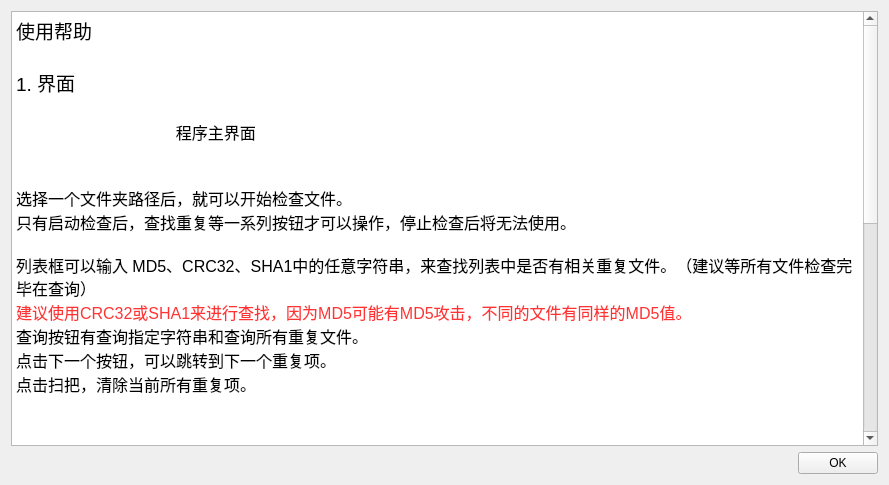
<?xml version="1.0" encoding="UTF-8"?>
<ui version="4.0">
 <class>Help</class>
 <widget class="QWidget" name="Help">
  <property name="geometry">
   <rect>
    <x>0</x>
    <y>0</y>
    <width>889</width>
    <height>485</height>
   </rect>
  </property>
  <property name="windowTitle">
   <string>Form</string>
  </property>
  <layout class="QGridLayout" name="gridLayout">
   <item row="0" column="0">
    <layout class="QVBoxLayout" name="verticalLayout">
     <item>
      <widget class="QTextEdit" name="textEdit">
       <property name="readOnly">
        <bool>true</bool>
       </property>
       <property name="html">
        <string>&lt;!DOCTYPE HTML PUBLIC &quot;-//W3C//DTD HTML 4.0//EN&quot; &quot;http://www.w3.org/TR/REC-html40/strict.dtd&quot;&gt;
&lt;html&gt;&lt;head&gt;&lt;meta name=&quot;qrichtext&quot; content=&quot;1&quot; /&gt;&lt;style type=&quot;text/css&quot;&gt;
p, li { white-space: pre-wrap; }
&lt;/style&gt;&lt;/head&gt;&lt;body style=&quot; font-family:'SimSun'; font-size:9pt; font-weight:400; font-style:normal;&quot;&gt;
&lt;p style=&quot; margin-top:0px; margin-bottom:0px; margin-left:0px; margin-right:0px; -qt-block-indent:0; text-indent:0px;&quot;&gt;&lt;span style=&quot; font-size:14pt;&quot;&gt;使用帮助&lt;/span&gt;&lt;/p&gt;
&lt;p style=&quot;-qt-paragraph-type:empty; margin-top:0px; margin-bottom:0px; margin-left:0px; margin-right:0px; -qt-block-indent:0; text-indent:0px; font-size:14pt;&quot;&gt;&lt;br /&gt;&lt;/p&gt;
&lt;p style=&quot; margin-top:0px; margin-bottom:0px; margin-left:0px; margin-right:0px; -qt-block-indent:0; text-indent:0px;&quot;&gt;&lt;span style=&quot; font-size:14pt;&quot;&gt;1. 界面&lt;/span&gt;&lt;/p&gt;
&lt;p style=&quot;-qt-paragraph-type:empty; margin-top:0px; margin-bottom:0px; margin-left:0px; margin-right:0px; -qt-block-indent:0; text-indent:0px; font-size:14pt;&quot;&gt;&lt;br /&gt;&lt;/p&gt;
&lt;p style=&quot; margin-top:0px; margin-bottom:0px; margin-left:0px; margin-right:0px; -qt-block-indent:0; text-indent:0px;&quot;&gt;&lt;span style=&quot; font-size:12pt;&quot;&gt;                                    程序主界面&lt;/span&gt;&lt;/p&gt;
&lt;p style=&quot; margin-top:0px; margin-bottom:0px; margin-left:0px; margin-right:0px; -qt-block-indent:0; text-indent:0px;&quot;&gt;&lt;img src=&quot;:/help/image/help/MainNoData.png&quot; /&gt;&lt;/p&gt;
&lt;p style=&quot;-qt-paragraph-type:empty; margin-top:0px; margin-bottom:0px; margin-left:0px; margin-right:0px; -qt-block-indent:0; text-indent:0px;&quot;&gt;&lt;br /&gt;&lt;/p&gt;
&lt;p style=&quot;-qt-paragraph-type:empty; margin-top:0px; margin-bottom:0px; margin-left:0px; margin-right:0px; -qt-block-indent:0; text-indent:0px;&quot;&gt;&lt;br /&gt;&lt;/p&gt;
&lt;p style=&quot; margin-top:0px; margin-bottom:0px; margin-left:0px; margin-right:0px; -qt-block-indent:0; text-indent:0px;&quot;&gt;&lt;span style=&quot; font-size:12pt;&quot;&gt;选择一个文件夹路径后，就可以开始检查文件。&lt;/span&gt;&lt;/p&gt;
&lt;p style=&quot; margin-top:0px; margin-bottom:0px; margin-left:0px; margin-right:0px; -qt-block-indent:0; text-indent:0px;&quot;&gt;&lt;img src=&quot;:/help/image/help/MainData.png&quot; /&gt;&lt;/p&gt;
&lt;p style=&quot; margin-top:0px; margin-bottom:0px; margin-left:0px; margin-right:0px; -qt-block-indent:0; text-indent:0px;&quot;&gt;&lt;span style=&quot; font-size:12pt;&quot;&gt;只有启动检查后，查找重复等一系列按钮才可以操作，停止检查后将无法使用。&lt;/span&gt;&lt;/p&gt;
&lt;p style=&quot;-qt-paragraph-type:empty; margin-top:0px; margin-bottom:0px; margin-left:0px; margin-right:0px; -qt-block-indent:0; text-indent:0px; font-size:12pt;&quot;&gt;&lt;br /&gt;&lt;/p&gt;
&lt;p style=&quot; margin-top:0px; margin-bottom:0px; margin-left:0px; margin-right:0px; -qt-block-indent:0; text-indent:0px;&quot;&gt;&lt;span style=&quot; font-size:12pt;&quot;&gt;列表框可以输入 MD5、CRC32、SHA1中的任意字符串，来查找列表中是否有相关重复文件。（建议等所有文件检查完毕在查询）&lt;/span&gt;&lt;/p&gt;
&lt;p style=&quot; margin-top:0px; margin-bottom:0px; margin-left:0px; margin-right:0px; -qt-block-indent:0; text-indent:0px;&quot;&gt;&lt;span style=&quot; font-size:12pt; color:#ff3333;&quot;&gt;建议使用CRC32或SHA1来进行查找，因为MD5可能有MD5攻击，不同的文件有同样的MD5值。&lt;/span&gt;&lt;/p&gt;
&lt;p style=&quot; margin-top:0px; margin-bottom:0px; margin-left:0px; margin-right:0px; -qt-block-indent:0; text-indent:0px;&quot;&gt;&lt;span style=&quot; font-size:12pt;&quot;&gt;查询按钮有查询指定字符串和查询所有重复文件。&lt;/span&gt;&lt;/p&gt;
&lt;p style=&quot; margin-top:0px; margin-bottom:0px; margin-left:0px; margin-right:0px; -qt-block-indent:0; text-indent:0px;&quot;&gt;&lt;span style=&quot; font-size:12pt;&quot;&gt;点击下一个按钮，可以跳转到下一个重复项。&lt;/span&gt;&lt;/p&gt;
&lt;p style=&quot; margin-top:0px; margin-bottom:0px; margin-left:0px; margin-right:0px; -qt-block-indent:0; text-indent:0px;&quot;&gt;&lt;span style=&quot; font-size:12pt;&quot;&gt;点击扫把，清除当前所有重复项。&lt;/span&gt;&lt;/p&gt;
&lt;p style=&quot; margin-top:0px; margin-bottom:0px; margin-left:0px; margin-right:0px; -qt-block-indent:0; text-indent:0px;&quot;&gt;&lt;img src=&quot;:/help/image/help/MainFIndRepeat.png&quot; /&gt;&lt;/p&gt;
&lt;p style=&quot;-qt-paragraph-type:empty; margin-top:0px; margin-bottom:0px; margin-left:0px; margin-right:0px; -qt-block-indent:0; text-indent:0px;&quot;&gt;&lt;br /&gt;&lt;/p&gt;
&lt;p style=&quot;-qt-paragraph-type:empty; margin-top:0px; margin-bottom:0px; margin-left:0px; margin-right:0px; -qt-block-indent:0; text-indent:0px; font-size:12pt; color:#ff3333;&quot;&gt;&lt;br /&gt;&lt;/p&gt;
&lt;p style=&quot; margin-top:0px; margin-bottom:0px; margin-left:0px; margin-right:0px; -qt-block-indent:0; text-indent:0px;&quot;&gt;&lt;span style=&quot; font-size:12pt;&quot;&gt;删除文件时，会有相关弹窗确认。&lt;/span&gt;&lt;/p&gt;
&lt;p style=&quot; margin-top:0px; margin-bottom:0px; margin-left:0px; margin-right:0px; -qt-block-indent:0; text-indent:0px;&quot;&gt;&lt;img src=&quot;:/help/image/help/MainDelFile.png&quot; /&gt;&lt;/p&gt;
&lt;p style=&quot;-qt-paragraph-type:empty; margin-top:0px; margin-bottom:0px; margin-left:0px; margin-right:0px; -qt-block-indent:0; text-indent:0px;&quot;&gt;&lt;br /&gt;&lt;/p&gt;
&lt;p style=&quot;-qt-paragraph-type:empty; margin-top:0px; margin-bottom:0px; margin-left:0px; margin-right:0px; -qt-block-indent:0; text-indent:0px;&quot;&gt;&lt;br /&gt;&lt;/p&gt;
&lt;p style=&quot; margin-top:0px; margin-bottom:0px; margin-left:0px; margin-right:0px; -qt-block-indent:0; text-indent:0px;&quot;&gt;&lt;span style=&quot; font-size:12pt;&quot;&gt;停止检查后，查找重复项将无法使用。&lt;/span&gt;&lt;/p&gt;
&lt;p style=&quot; margin-top:0px; margin-bottom:0px; margin-left:0px; margin-right:0px; -qt-block-indent:0; text-indent:0px;&quot;&gt;&lt;img src=&quot;:/help/image/help/MainStopCheck.png&quot; /&gt;&lt;/p&gt;
&lt;p style=&quot;-qt-paragraph-type:empty; margin-top:0px; margin-bottom:0px; margin-left:0px; margin-right:0px; -qt-block-indent:0; text-indent:0px;&quot;&gt;&lt;br /&gt;&lt;/p&gt;
&lt;p style=&quot;-qt-paragraph-type:empty; margin-top:0px; margin-bottom:0px; margin-left:0px; margin-right:0px; -qt-block-indent:0; text-indent:0px;&quot;&gt;&lt;br /&gt;&lt;/p&gt;
&lt;p style=&quot;-qt-paragraph-type:empty; margin-top:0px; margin-bottom:0px; margin-left:0px; margin-right:0px; -qt-block-indent:0; text-indent:0px;&quot;&gt;&lt;br /&gt;&lt;/p&gt;
&lt;p style=&quot; margin-top:0px; margin-bottom:0px; margin-left:0px; margin-right:0px; -qt-block-indent:0; text-indent:0px;&quot;&gt;&lt;span style=&quot; font-size:14pt;&quot;&gt;设置界面&lt;/span&gt;&lt;/p&gt;
&lt;p style=&quot;-qt-paragraph-type:empty; margin-top:0px; margin-bottom:0px; margin-left:0px; margin-right:0px; -qt-block-indent:0; text-indent:0px; font-size:14pt;&quot;&gt;&lt;br /&gt;&lt;/p&gt;
&lt;p style=&quot; margin-top:0px; margin-bottom:0px; margin-left:0px; margin-right:0px; -qt-block-indent:0; text-indent:0px;&quot;&gt;&lt;span style=&quot; font-size:12pt;&quot;&gt;设置界面提供设置效验文件时的效验进程数，文件过滤。&lt;/span&gt;&lt;/p&gt;
&lt;p style=&quot;-qt-paragraph-type:empty; margin-top:0px; margin-bottom:0px; margin-left:0px; margin-right:0px; -qt-block-indent:0; text-indent:0px; font-size:12pt;&quot;&gt;&lt;br /&gt;&lt;/p&gt;
&lt;p style=&quot; margin-top:0px; margin-bottom:0px; margin-left:0px; margin-right:0px; -qt-block-indent:0; text-indent:0px;&quot;&gt;&lt;span style=&quot; font-size:12pt;&quot;&gt;效验进程数建议1到2，进程数太大容易造成系统卡顿。&lt;/span&gt;&lt;/p&gt;
&lt;p style=&quot; margin-top:0px; margin-bottom:0px; margin-left:0px; margin-right:0px; -qt-block-indent:0; text-indent:0px;&quot;&gt;&lt;img src=&quot;:/help/image/help/Setting_ThreadNum.png&quot; /&gt;&lt;/p&gt;
&lt;p style=&quot;-qt-paragraph-type:empty; margin-top:0px; margin-bottom:0px; margin-left:0px; margin-right:0px; -qt-block-indent:0; text-indent:0px;&quot;&gt;&lt;br /&gt;&lt;/p&gt;
&lt;p style=&quot;-qt-paragraph-type:empty; margin-top:0px; margin-bottom:0px; margin-left:0px; margin-right:0px; -qt-block-indent:0; text-indent:0px;&quot;&gt;&lt;br /&gt;&lt;/p&gt;
&lt;p style=&quot; margin-top:0px; margin-bottom:0px; margin-left:0px; margin-right:0px; -qt-block-indent:0; text-indent:0px;&quot;&gt;&lt;span style=&quot; font-size:12pt;&quot;&gt;文件格式过略，用于在效验文件时，只效验指定格式的文件，这一点在面对同一个文件夹下有大量不同文件格式时非常有用。&lt;/span&gt;&lt;/p&gt;
&lt;p style=&quot;-qt-paragraph-type:empty; margin-top:0px; margin-bottom:0px; margin-left:0px; margin-right:0px; -qt-block-indent:0; text-indent:0px; font-size:12pt;&quot;&gt;&lt;br /&gt;&lt;/p&gt;
&lt;p style=&quot; margin-top:0px; margin-bottom:0px; margin-left:0px; margin-right:0px; -qt-block-indent:0; text-indent:0px;&quot;&gt;&lt;span style=&quot; font-size:14pt; color:#ff2020;&quot;&gt;注意，*.* 代表不限制文件格式，只要是在指定文件夹中的都会被效验&lt;/span&gt;&lt;/p&gt;
&lt;p style=&quot; margin-top:0px; margin-bottom:0px; margin-left:0px; margin-right:0px; -qt-block-indent:0; text-indent:0px;&quot;&gt;&lt;span style=&quot; font-size:12pt;&quot;&gt;所有如果需要单独效验其他文件格式时，请取消 *.* 格式的选中。&lt;/span&gt;&lt;/p&gt;
&lt;p style=&quot; margin-top:0px; margin-bottom:0px; margin-left:0px; margin-right:0px; -qt-block-indent:0; text-indent:0px;&quot;&gt;&lt;img src=&quot;:/help/image/help/Setting_FileFilterList.png&quot; /&gt;&lt;/p&gt;
&lt;p style=&quot;-qt-paragraph-type:empty; margin-top:0px; margin-bottom:0px; margin-left:0px; margin-right:0px; -qt-block-indent:0; text-indent:0px;&quot;&gt;&lt;br /&gt;&lt;/p&gt;&lt;/body&gt;&lt;/html&gt;</string>
       </property>
      </widget>
     </item>
     <item>
      <layout class="QHBoxLayout" name="horizontalLayout">
       <item>
        <spacer name="horizontalSpacer">
         <property name="orientation">
          <enum>Qt::Horizontal</enum>
         </property>
         <property name="sizeHint" stdset="0">
          <size>
           <width>40</width>
           <height>20</height>
          </size>
         </property>
        </spacer>
       </item>
       <item>
        <widget class="QPushButton" name="pushButton">
         <property name="text">
          <string>OK</string>
         </property>
        </widget>
       </item>
      </layout>
     </item>
    </layout>
   </item>
  </layout>
 </widget>
 <resources/>
 <connections/>
</ui>
